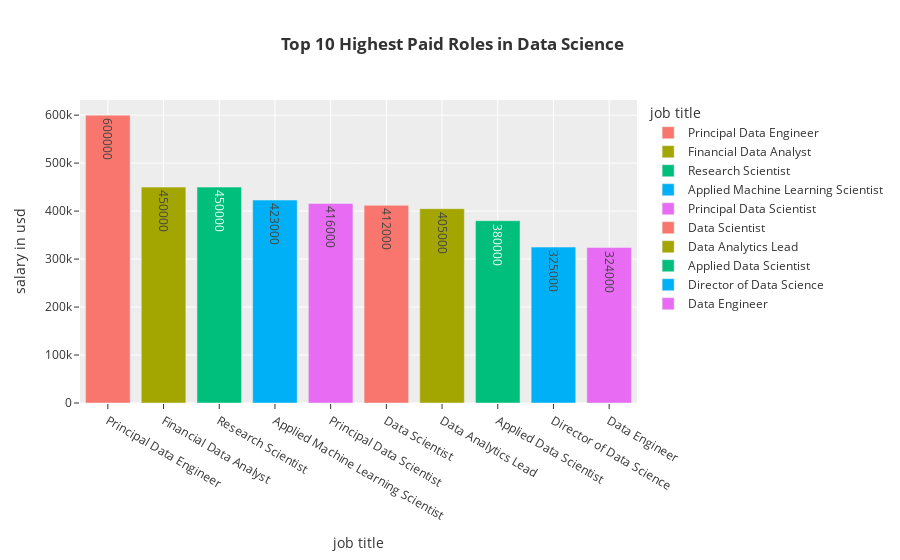

Notebook code for this chart:
### Code cell
fig=px.bar(df.groupby('job_title',as_index=False)['salary_in_usd'].max().sort_values(by='salary_in_usd',ascending=False).head(10),x='job_title',y='salary_in_usd',color='job_title',labels={'job_title':'job title','salary_in_usd':'salary in usd'},template='ggplot2',text='salary_in_usd',title='<b> Top 10 Highest Paid Roles in Data Science')
fig.show()

### Figure 1 — Plotly figure (JSON) as saved in the notebook; plotly's stock layout.template omitted (floating-point values rounded to 4 significant figures)
{"data": [{"alignmentgroup": "True", "hovertemplate": "job title=%{x}<br>salary in usd=%{text}<extra></extra>", "legendgroup": "Principal Data Engineer", "marker": {"color": "#F8766D", "pattern": {"shape": ""}}, "name": "Principal Data Engineer", "offsetgroup": "Principal Data Engineer", "orientation": "v", "showlegend": true, "text": [600000], "textposition": "auto", "type": "bar", "x": ["Principal Data Engineer"], "xaxis": "x", "y": [600000], "yaxis": "y"}, {"alignmentgroup": "True", "hovertemplate": "job title=%{x}<br>salary in usd=%{text}<extra></extra>", "legendgroup": "Financial Data Analyst", "marker": {"color": "#A3A500", "pattern": {"shape": ""}}, "name": "Financial Data Analyst", "offsetgroup": "Financial Data Analyst", "orientation": "v", "showlegend": true, "text": [450000], "textposition": "auto", "type": "bar", "x": ["Financial Data Analyst"], "xaxis": "x", "y": [450000], "yaxis": "y"}, {"alignmentgroup": "True", "hovertemplate": "job title=%{x}<br>salary in usd=%{text}<extra></extra>", "legendgroup": "Research Scientist", "marker": {"color": "#00BF7D", "pattern": {"shape": ""}}, "name": "Research Scientist", "offsetgroup": "Research Scientist", "orientation": "v", "showlegend": true, "text": [450000], "textposition": "auto", "type": "bar", "x": ["Research Scientist"], "xaxis": "x", "y": [450000], "yaxis": "y"}, {"alignmentgroup": "True", "hovertemplate": "job title=%{x}<br>salary in usd=%{text}<extra></extra>", "legendgroup": "Applied Machine Learning Scientist", "marker": {"color": "#00B0F6", "pattern": {"shape": ""}}, "name": "Applied Machine Learning Scientist", "offsetgroup": "Applied Machine Learning Scientist", "orientation": "v", "showlegend": true, "text": [423000], "textposition": "auto", "type": "bar", "x": ["Applied Machine Learning Scientist"], "xaxis": "x", "y": [423000], "yaxis": "y"}, {"alignmentgroup": "True", "hovertemplate": "job title=%{x}<br>salary in usd=%{text}<extra></extra>", "legendgroup": "Principal Data Scientist", "marker": {"color": "#E76BF3", "pattern": {"shape": ""}}, "name": "Principal Data Scientist", "offsetgroup": "Principal Data Scientist", "orientation": "v", "showlegend": true, "text": [416000], "textposition": "auto", "type": "bar", "x": ["Principal Data Scientist"], "xaxis": "x", "y": [416000], "yaxis": "y"}, {"alignmentgroup": "True", "hovertemplate": "job title=%{x}<br>salary in usd=%{text}<extra></extra>", "legendgroup": "Data Scientist", "marker": {"color": "#F8766D", "pattern": {"shape": ""}}, "name": "Data Scientist", "offsetgroup": "Data Scientist", "orientation": "v", "showlegend": true, "text": [412000], "textposition": "auto", "type": "bar", "x": ["Data Scientist"], "xaxis": "x", "y": [412000], "yaxis": "y"}, {"alignmentgroup": "True", "hovertemplate": "job title=%{x}<br>salary in usd=%{text}<extra></extra>", "legendgroup": "Data Analytics Lead", "marker": {"color": "#A3A500", "pattern": {"shape": ""}}, "name": "Data Analytics Lead", "offsetgroup": "Data Analytics Lead", "orientation": "v", "showlegend": true, "text": [405000], "textposition": "auto", "type": "bar", "x": ["Data Analytics Lead"], "xaxis": "x", "y": [405000], "yaxis": "y"}, {"alignmentgroup": "True", "hovertemplate": "job title=%{x}<br>salary in usd=%{text}<extra></extra>", "legendgroup": "Applied Data Scientist", "marker": {"color": "#00BF7D", "pattern": {"shape": ""}}, "name": "Applied Data Scientist", "offsetgroup": "Applied Data Scientist", "orientation": "v", "showlegend": true, "text": [380000], "textposition": "auto", "type": "bar", "x": ["Applied Data Scientist"], "xaxis": "x", "y": [380000], "yaxis": "y"}, {"alignmentgroup": "True", "hovertemplate": "job title=%{x}<br>salary in usd=%{text}<extra></extra>", "legendgroup": "Director of Data Science", "marker": {"color": "#00B0F6", "pattern": {"shape": ""}}, "name": "Director of Data Science", "offsetgroup": "Director of Data Science", "orientation": "v", "showlegend": true, "text": [325000], "textposition": "auto", "type": "bar", "x": ["Director of Data Science"], "xaxis": "x", "y": [325000], "yaxis": "y"}, {"alignmentgroup": "True", "hovertemplate": "job title=%{x}<br>salary in usd=%{text}<extra></extra>", "legendgroup": "Data Engineer", "marker": {"color": "#E76BF3", "pattern": {"shape": ""}}, "name": "Data Engineer", "offsetgroup": "Data Engineer", "orientation": "v", "showlegend": true, "text": [324000], "textposition": "auto", "type": "bar", "x": ["Data Engineer"], "xaxis": "x", "y": [324000], "yaxis": "y"}], "layout": {"barmode": "relative", "legend": {"title": {"text": "job title"}, "tracegroupgap": 0}, "title": {"text": "<b> Top 10 Highest Paid Roles in Data Science"}, "xaxis": {"anchor": "y", "categoryarray": ["Principal Data Engineer", "Financial Data Analyst", "Research Scientist", "Applied Machine Learning Scientist", "Principal Data Scientist", "Data Scientist", "Data Analytics Lead", "Applied Data Scientist", "Director of Data Science", "Data Engineer"], "categoryorder": "array", "domain": [0, 1], "title": {"text": "job title"}}, "yaxis": {"anchor": "x", "domain": [0, 1], "title": {"text": "salary in usd"}}}}
